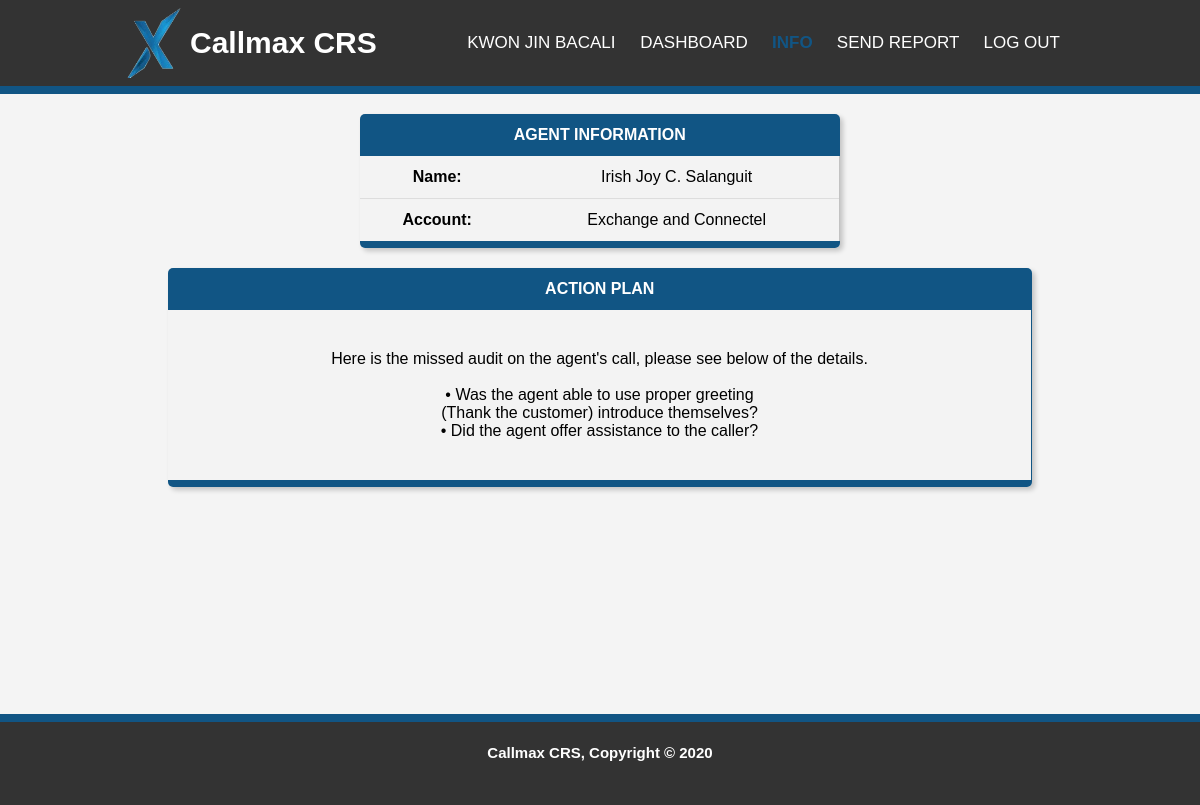
/QAV/info.php?n=81 (signed in), run on the app's committed database.
### tables this page shows
CREATE TABLE `agent_reports` (
  `id` int(11) NOT NULL,
  `report_id` int(11) DEFAULT NULL,
  `agent` varchar(255) DEFAULT NULL,
  `account` varchar(255) DEFAULT NULL,
  `report_type` varchar(255) DEFAULT NULL,
  `date_issued` date DEFAULT NULL,
  `coaching_date` date DEFAULT NULL,
  `acknowledge_date` date DEFAULT NULL,
  `status` varchar(255) DEFAULT NULL,
  `root_cause` longtext DEFAULT NULL,
  `action_plan` longtext DEFAULT NULL,
  `team_leader` varchar(255) DEFAULT NULL
);

CREATE TABLE `qa_record` (
  `id` int(11) NOT NULL,
  `report_id` int(11) NOT NULL,
  `agent` varchar(255) NOT NULL,
  `account` varchar(255) NOT NULL,
  `minor` int(11) NOT NULL,
  `major` int(11) NOT NULL,
  `total_deduction` int(11) NOT NULL,
  `qa` varchar(255) NOT NULL,
  `date` date NOT NULL,
  `error_items` text NOT NULL,
  `suggestion` text NOT NULL,
  `filename` varchar(1048) NOT NULL,
  `filesize` varchar(255) NOT NULL,
  `downloads` int(11) NOT NULL,
  `action_plan` text NOT NULL,
  `tl` varchar(255) NOT NULL,
  `coaching_date` date DEFAULT NULL,
  `status` varchar(255) NOT NULL
);

### text/text.php (called while the page is built, shortened)
<?php
$text['header'] = 'Callmax CRS';
$text['signup'] = 'Sign up';
$text['login'] = 'Login';
$text['send-report'] = 'Send Report';
$text['logout'] = 'log out';
$text['dashboard'] = 'dashboard';
$text['info'] = 'Info';
$text['ack-link'] = 'Acknowledgement Link';
$text['welcome-title'] = ''.$text['header'].' | Welcome';
$text['login-welcome'] = 'Welcome!';
$text['username'] = 'Username';
$text['password'] = 'Password';
$text['forgot-password'] = 'Forgot password?';
$text['no-account'] = 'Don\'t have an account?';
$text['freepik'] = 'Designed by Freepik';
$text['reg-title'] = ''.$text['header'].' | Sign Up';
$text['register-head'] = 'Registration';
$text['firstname'] = 'First Name';
$text['lastname'] = 'Last Name';
$text['email'] = 'Email';
$text['email-add'] = 'Email Address';
$text['cpassword'] = 'Confirm Password';
$text['position'] = 'Position';
$text['choose-pos'] = 'Choose Position';
$text['qav'] = 'Quality Analyst - Voice';
$text['qan'] = 'Quality Analyst - Non-Voice';
$text['hr'] = 'Human Resources';
$text['tl'] = 'Team Leader';
$text['am'] = 'Account Manager';
$text['mis'] = 'MIS';
$text['kpi'] = 'KPI';
$text['accounts'] = 'Accounts';
$text['minus'] = '-';
$text['plus'] = '+';
$text['add-account'] = 'Add Account';
$text['yes-account'] = 'Already have an account?';
$text['login-here'] = 'Login Here';
$text['reg-success'] = 'Registration Successful';
$text['reg-failed'] = 'Registration Failed, Please check the availability of registration';
$text['click-login-here'] = 'Click here to login';
$text['acccess-denied'] = 'Access Denied';
$text['click-here'] = 'Click here';
$text['reg-again'] = 'Click here to register again';
$text['dashboard-title'] = ''.$text['header'].' | Dashboard';
$text['name'] = 'Name';
$text['account'] = 'Account';
$text['status'] = 'Status';
$text['search'] = 'Search';
$text['agentname'] = 'Agent Name';
$text['report-type'] = 'Type of Report';
$text['date-issued'] = 'Date Issued';
$text['sendreport-title'] = ''.$text['header'].' | Send Report';
$text['coaching-form'] = 'Coaching Form';
$text['select-name'] = 'Select Name';
$text['select-account'] = 'Select Account';
$text['choose-issue'] = 'Choose Issue';
$text['issue'] = 'Issue';
$text['knowledge'] = 'Knowledge';
$text['attitude'] = 'Attitude';
$text['skill'] = 'Skill';

### QAV/info.php (the view, shortened to what this page needs)
<?php include ('../text/text.php'); ?>
<html>
    <head>
        <link rel="stylesheet" type="text/css" href="../css/html-style.css">
    </head>
    <body>
    	<?php
    require('../connection.php');
    if (isset($_SESSION['name'])) {
        if ($_SESSION['demerits']=='QAV' || $_SESSION['demerits']=='SUPERADMIN') {
        	$n = $_GET['n'];
    ?>
    <header>
        <div class="container">
          <div class="heading">
            <div id="branding">
              <img src="../img/favicon.png" alt="logo" />  <h1> <?php echo $text['header'];?></h1>
            </div>
            <div class="menu">
              <nav>
                <ul>
                  <li><a href=""><?php echo $_SESSION['name']; ?> </a></li>
                  <li><a href='reports.php'><?php echo $text['dashboard']; ?></a></li>
                  <li class="current"><a href=""><?php echo $text['info']; ?></a></li>
                  <li><a href='sendReport.php'><?php echo $text['send-report']; ?></a></li>
                  <li><a href='../logout.php?logout' onclick="return confirm('Are you sure you want to logout?')"><?php echo $text['logout']; ?></a></li>
                </ul>
              </nav>
            </div>
          </div>
        </div>
    </header>
  <div class="container">
    <div class="infoContainer">
                <div class="agentInfobox">
                  <table class="agentInfo">
                    <thead>
                      <tr>
                        <th colspan="2"><?php echo $text['agent-info']; ?></th>
                      </tr>
                    </thead>
                    <tbody>
                      <?php
                      $query1 = "SELECT * FROM agent_reports WHERE id=".$n;
                      $result1 = mysqli_query($connection, $query1);
                      if (mysqli_num_rows($result1) > 0) {
                        while ( $row = mysqli_fetch_assoc($result1)) {
                          ?>
                          <tr>
                            <th><?php echo $text['name']; ?>:</th>
                            <td><?php echo $row['agent']; ?></td>
                          </tr>
                          <tr>
                            <th><?php echo $text['account']; ?>: </th>
                            <td><?php echo $row['account']; ?></td>
                          </tr>
                          <?php
                        }
                      }
                      ?>
                    </tbody>
                  </table>
                </div>
                <div class="actionplanbox">
                  <table class="actionplan">
                      <thead>
                          <tr>
                            <th><?php echo $text['action-plan']; ?></th>
                          </tr>
                      </thead>
                      <tbody>
                  <?php
                      $query = "SELECT * FROM qa_record WHERE report_id = ".$n;
                              $result = mysqli_query($connection, $query);
                          if (mysqli_num_rows($result) > 0) {
                              while ( $row = mysqli_fetch_assoc($result)) {
                                ?>
                              <td style=" height: 100px; text-align: center;">
                                    Here is the missed audit on the agent's call, please see below of the details.<br/><br/>
                                    <?php echo str_replace(",","<br/>",$row['error_items']); ?>
                              </td>
                          <?php
                          }
                      } ?>
                      </tbody>
                  </table>
              </div>
    </div>
  </div>
    <?php
        }else{
            header("location:../error/error.php");
        }
    }else{
        header("location:../index.php?e=Please Log in");
    }
?>
<footer>
     <h4><?php echo $text['footer']; ?></h4>
</footer>
</body>
</html>

### css/html-style.css (style rules this page uses)
:root { --primary-color: #115584; --bg-color: #f4f4f4; --dark-grey: #333; --orange: #f56101; --green: #00aa00; --yellow: #ffc530; --shadow-color: 3px 3px 5px 0 rgba(0, 0, 0, 0.2); }
body { padding: 0; margin: 0; background-color: var(--bg-color); font: 15px/1.5 Arial, Helvetica, sans-serif; }
a { text-decoration: none; color: var(--primary-color); transition: all 250ms ease; transition-property: all; transition-duration: 250ms; transition-timing-function: ease; transition-delay: 0s; }
.container { width: 80%; margin: auto; overflow: hidden; }
.heading { width: 100%; margin: auto; display: grid; grid-template-columns: 1fr 1fr; }
header { width: 100%; background-color: var(--dark-grey); color: #fff; border-bottom: var(--primary-color) solid 8px; }
.heading #branding { display: flex; justify-content: left; align-items: center; white-space: nowrap; }
.heading #branding img { width: 70px; }
.heading a { color: #fff; text-decoration: none; text-transform: uppercase; font-size: 17px; }
.heading nav { right: 0; padding: 15px 10px; }
.heading li { display: inline; padding: 10px 10px; white-space: nowrap; transition: all 250ms ease; }
.heading ul { text-align: right; white-space: nowrap; }
.heading .current a { color: var(--primary-color); font-weight: bold; }
.heading .menu { transition: all 250ms ease; }
.agentInfo { border-collapse: collapse; padding: 10px; width: 50%; margin: auto; margin-top: 20px; border-radius: 5px; background-color: #f3f3f3; box-shadow: var(--shadow-color); overflow: hidden; }
.agentInfo th, .agentInfo td { padding: 12px 15px; text-align: center; }
.agentInfo thead { position: sticky; top: 0; background-color: #115584; color: #ffffff; text-transform: uppercase; }
.agentInfo tbody tr { border-bottom: #dddddd 1px solid; background: #f3f3f3; }
.agentInfo td { border-right: #c2c2c2 1px solid; }
.agentInfo tbody tr:last-of-type { border-bottom: var(--primary-color) 7px solid; }
.actionplan { border-collapse: collapse; width: 90%; margin: auto; margin-top: 20px; border-radius: 5px; background-color: #f3f3f3; box-shadow: var(--shadow-color); overflow: hidden; }
.actionplan thead tr th { text-align: center; text-transform: uppercase; color: #fff; background: var(--primary-color); padding: 12px 15px; }
.actionplan tbody tr td { border-right: var(--primary-color) 1px solid; padding: 40px; }
.actionplanbox { display: flex; flex-direction: column; justify-content: center; align-items: center; text-align: center; width: 100%; margin: auto; }
.infoContainer { width: 100%; margin: auto; min-height: calc(97vh - 85.19px - 89.88px); }
footer { padding-bottom: 20px; text-align: center; border-top: var(--primary-color) solid 8px; background-color: var(--dark-grey); color: #fff; }

### data on the page
agent_reports: agent "Irish Joy C. Salanguit", account "Exchange and Connectel"
qa_record: error_items "• Was the agent able to use proper greeting (Thank the customer) introduce themselves? • Did the agent offer assistance to the caller?"

### other printed values
$text['header'] "Callmax CRS"
$_SESSION['name'] "KWON JIN BACALI"
$text['dashboard'] "DASHBOARD"
$text['info'] "INFO"
$text['send-report'] "SEND REPORT"
$text['logout'] "LOG OUT"
$text['agent-info'] "AGENT INFORMATION"
$text['action-plan'] "ACTION PLAN"
$text['footer'] "Callmax CRS, Copyright © 2020"
